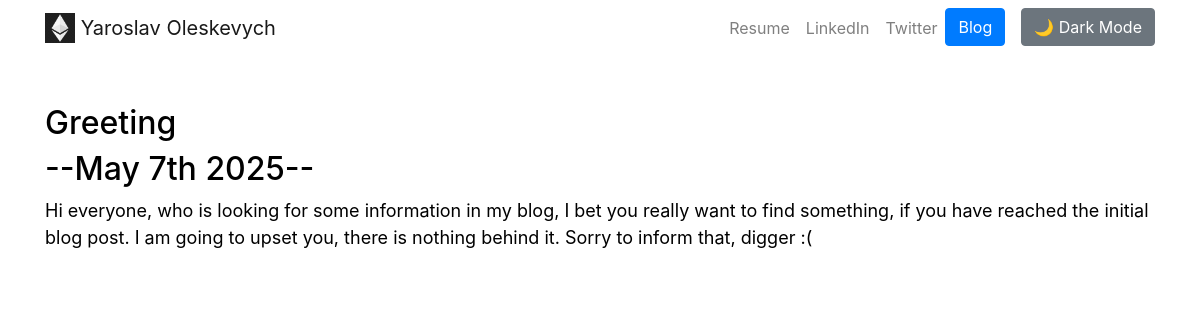
Page /blog/1/ on the committed database.
### blog/models.py (models this page shows, shortened)
class Post(models.Model):
    title = models.CharField(max_length=100)
    date = models.DateField(default=datetime.date.today())
    description = models.TextField()

### blog/views.py (the view)
# urls.py: path('<int:blog_id>/', views.detail, name='detail')
def detail(request, blog_id):
    blog = get_object_or_404(Post, pk=blog_id)
    return render(request, 'blog/detail.html', {'blog': blog})

### blog/templates/blog/detail.html (shortened to what this page needs)
{% extends "portfolio/base.html" %}
{% block content %}
    <div class="container text-left mt-5">
        <h2>{{ blog.title }}</h2>
        <h2>--{{ blog.date|date:"F jS Y" }}--</h2>
        <p style="font-size: 18px;">{{ blog.description| safe}}</p>
    </div>
{% endblock %}

### portfolio/templates/portfolio/base.html (style rules this page uses)
body { background-color: #ffffff; color: #000000; transition: background-color 0.3s, color 0.3s; }

### rows in the picture
Post: title "Greeting", date "May 7th 2025", description "Hi everyone, who is looking for some information in my blog, I bet you really want to find something, if you have reached the initial blog post. I am going to upset you, there is nothing behind it. Sorry to inform that, digger :("
